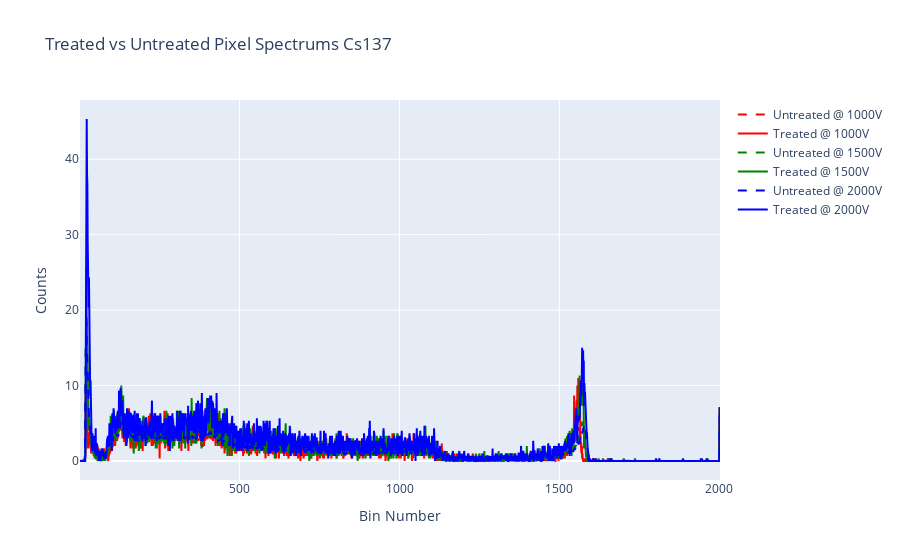

The notebook cell this image was saved under:
### Code cell
# source_filter = 'Am241'
# source_filter = 'Co57'
source_filter = 'Cs137'
source_df = full_df[full_df['source'] == source_filter]

fig = go.Figure()

line_colors = ['red', 'green', 'blue']
for i,voltage in enumerate([1000, 1500, 2000]):
    
    untreated_df = source_df[(source_df['is_treated'] == False) & (source_df['voltage'] == voltage)]
    untreated_avg_array = untreated_df['array_bins'].sum(axis=0) /untreated_df.shape[0]
    fig.add_trace(
        go.Scatter(
            x=np.arange(1, len(untreated_avg_array) + 1),
            y=untreated_avg_array,
            name="Untreated @ " + str(voltage) + "V",
            mode='lines',
            line=dict(dash='dash'),
            marker=dict(color=line_colors[i])
        )
    )
    
    treated_df = source_df[(source_df['is_treated'] == True) & (source_df['voltage'] == voltage)]
    treated_avg_array = treated_df['array_bins'].sum(axis=0) /treated_df.shape[0]
    fig.add_trace(
        go.Scatter(
            x=np.arange(1, len(treated_avg_array) + 1),
            y=treated_avg_array,
            name="Treated @ " + str(voltage) + "V",
            mode='lines',
            marker=dict(color=line_colors[i]),
        )
    )
fig.update_layout(
    title="Treated vs Untreated Pixel Spectrums " + source_filter,
    xaxis_title="Bin Number",
    yaxis_title="Counts",
    showlegend=True,
)

fig.show()

### Figure 1 — Plotly figure (JSON) as saved in the notebook; plotly's stock layout.template omitted (floating-point values rounded to 4 significant figures; data arrays with more than 128 entries replaced by an {"elided": "..."} marker saying what was removed)
{"data": [{"line": {"dash": "dash"}, "marker": {"color": "red"}, "mode": "lines", "name": "Untreated @ 1000V", "type": "scatter", "x": {"elided": "2002 int values"}, "y": {"elided": "2002 float values"}}, {"marker": {"color": "red"}, "mode": "lines", "name": "Treated @ 1000V", "type": "scatter", "x": {"elided": "2002 int values"}, "y": {"elided": "2002 float values"}}, {"line": {"dash": "dash"}, "marker": {"color": "green"}, "mode": "lines", "name": "Untreated @ 1500V", "type": "scatter", "x": {"elided": "2002 int values"}, "y": {"elided": "2002 float values"}}, {"marker": {"color": "green"}, "mode": "lines", "name": "Treated @ 1500V", "type": "scatter", "x": {"elided": "2002 int values"}, "y": {"elided": "2002 float values"}}, {"line": {"dash": "dash"}, "marker": {"color": "blue"}, "mode": "lines", "name": "Untreated @ 2000V", "type": "scatter", "x": {"elided": "2002 int values"}, "y": {"elided": "2002 float values"}}, {"marker": {"color": "blue"}, "mode": "lines", "name": "Treated @ 2000V", "type": "scatter", "x": {"elided": "2002 int values"}, "y": {"elided": "2002 float values"}}], "layout": {"showlegend": true, "title": {"text": "Treated vs Untreated Pixel Spectrums Cs137"}, "xaxis": {"title": {"text": "Bin Number"}}, "yaxis": {"title": {"text": "Counts"}}}}
